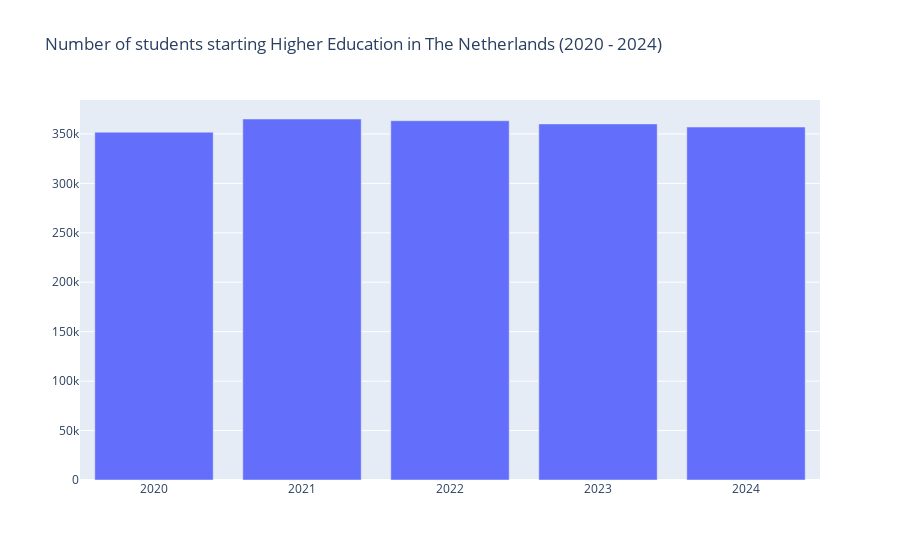

Notebook cell for this chart:
### Markdown cell above
## Perspective 1: The Benefits of Enrollment Growth.
This perspective focuses on the positive impact of the growth in student enrollment in Dutch higher education. You can highlight benefits such as improved access to higher education, increased diversity, and a more educated workforce.

### Key Argument:
The sustained growth in student enrollment at Dutch higher education institutions signals improved accessibility and reflects society’s increasing valuation of higher qualifications. This trend expands educational opportunities, fosters a more educated workforce, and strengthens the international character of Dutch academia.

### Sub-arguments:
#### Impact of the COVID-19 Pandemic
The significant peak in student enrollment in 2021 can likely be attributed to the disruptive effects of the COVID-19 pandemic in the preceding year. In 2020, many students — both domestic and international — chose to postpone or reconsider their studies due to uncertainty around lockdowns, travel restrictions, and the abrupt transition to online education (OECD, 2021). As a result, a portion of those students deferred their enrollment to 2021, effectively creating a “backlog effect” that caused a temporary surge in admissions.

After this pandemic-driven spike, enrollment numbers began to decline slightly, yet they appear to have stabilized at a higher level than pre-pandemic figures. This suggests a new equilibrium is forming — one in which higher education remains more accessible and attractive to a broader population, but without the artificial inflation seen during the COVID recovery year.

This stabilization indicates that underlying trends such as internationalization, policy-driven access improvements, and demographic shifts are continuing to support enrollment at a structurally higher baseline.

### Code cell
plt1 = go.Figure([go.Bar(
    x=jaren,
    y=[(registraties_wo[i].sum()) for i in jaren],
    
)])

plt1.update_layout(title="Number of students starting Higher Education in The Netherlands (2020 - 2024)", height = 600)
plt1.show()

### Figure 1 — Plotly figure (JSON) as saved in the notebook; plotly's stock layout.template omitted (floating-point values rounded to 4 significant figures)
{"data": [{"type": "bar", "x": ["2020", "2021", "2022", "2023", "2024"], "y": [351734, 365072, 363310, 360101, 356920]}], "layout": {"autosize": true, "title": {"text": "Number of students starting Higher Education in The Netherlands (2020 - 2024)"}, "xaxis": {"autorange": true, "range": [-0.5, 4.5], "type": "category"}, "yaxis": {"autorange": true, "range": [0, 384300.0], "type": "linear"}}}
